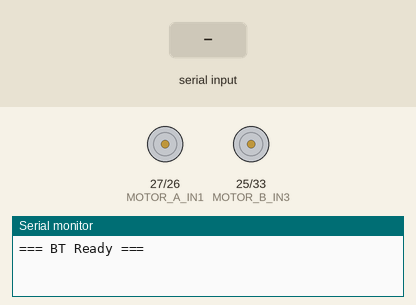
This sketch was run on a simulated ESP32. Parts: motor-driver pin pairs drawn as motors (green arrow = first pin HIGH = forward, orange = second pin HIGH = backward, longer = more drive, scaled by the enable pin), the last lines printed to the serial monitor. The test bench sets the inputs (shaded band). Nothing arrives over Bluetooth unless stated.

Above: at 2.2 s.
2.3 s: "w" received over the second serial link
At 3.1 s:
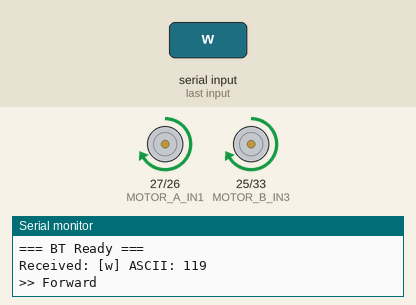
3.8 s: "s" received over the second serial link
At 4.2 s:
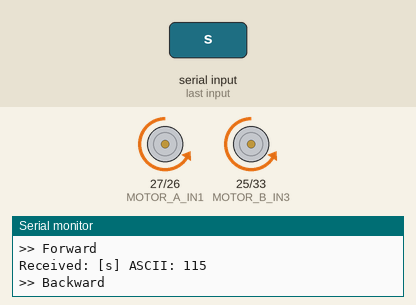
5.3 s: "a" received over the second serial link
At 6.5 s:
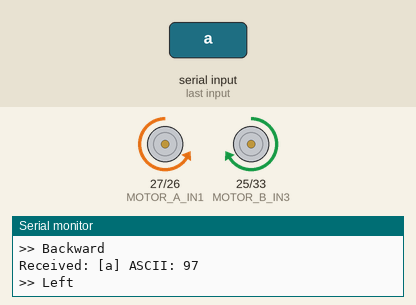
6.8 s: "d" received over the second serial link
At 7.7 s:
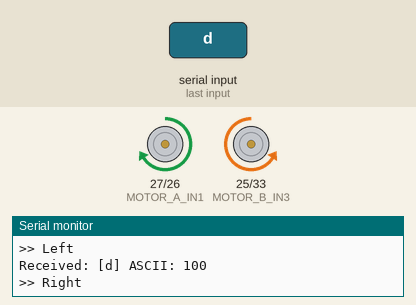
Timing chart, 0 to 9.3 s (numbered marks = the images above; inputs shaded):
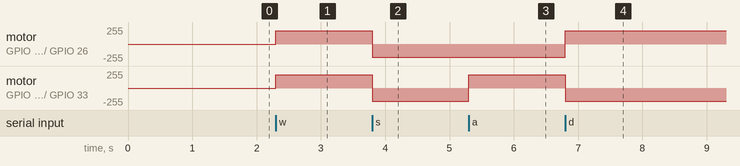

The sketch:

rc_car.ino
```cpp
#include "BluetoothSerial.h"

#if !defined(CONFIG_BT_ENABLED) || !defined(CONFIG_BLUEDROID_ENABLED)
  #error "Bluetooth is not enabled!"
#endif

BluetoothSerial SerialBT;

#define MOTOR_A_IN1   27
#define MOTOR_A_IN2   26
#define MOTOR_A_EN    14

#define MOTOR_B_IN3   25
#define MOTOR_B_IN4   33
#define MOTOR_B_EN    12

#define MOTOR_SPEED   200
#define PWM_FREQ      5000
#define PWM_RES       8

bool btConnected = false;

void moveForward();
void moveBackward();
void turnLeft();
void turnRight();
void stopMotors();

void btCallback(esp_spp_cb_event_t event, esp_spp_cb_param_t *param) {
  if (event == ESP_SPP_SRV_OPEN_EVT) {
    Serial.println(">> Client Connected!");
    btConnected = true;
  }
  if (event == ESP_SPP_CLOSE_EVT) {
    Serial.println(">> Client Disconnected!");
    btConnected = false;
    stopMotors();
  }
}

void setup() {
  Serial.begin(115200);
  delay(1000);

  SerialBT.register_callback(btCallback);
  SerialBT.begin("ESP32_RC_Car");
  Serial.println("=== BT Ready ===");

  pinMode(MOTOR_A_IN1, OUTPUT);
  pinMode(MOTOR_A_IN2, OUTPUT);
  pinMode(MOTOR_B_IN3, OUTPUT);
  pinMode(MOTOR_B_IN4, OUTPUT);

  ledcAttach(MOTOR_A_EN, PWM_FREQ, PWM_RES);
  ledcAttach(MOTOR_B_EN, PWM_FREQ, PWM_RES);

  stopMotors();
}

void loop() {
  if (SerialBT.available()) {
    char cmd = SerialBT.read();
    Serial.print("Received: [");
    Serial.print(cmd);
    Serial.print("] ASCII: ");
    Serial.println((int)cmd);      // keep this during testing so you can see all button chars

    switch (cmd) {
      case 'w': moveForward();  Serial.println(">> Forward");  break;
      case 's': moveBackward(); Serial.println(">> Backward"); break;
      case 'a': turnLeft();     Serial.println(">> Left");     break;
      case 'd': turnRight();    Serial.println(">> Right");    break;
      case 'x': stopMotors();   Serial.println(">> Stop");     break;
      default:  break;
    }
  }
}

void moveForward() {
  digitalWrite(MOTOR_A_IN1, HIGH);
  digitalWrite(MOTOR_A_IN2, LOW);
  digitalWrite(MOTOR_B_IN3, HIGH);
  digitalWrite(MOTOR_B_IN4, LOW);
  ledcWrite(MOTOR_A_EN, MOTOR_SPEED);
  ledcWrite(MOTOR_B_EN, MOTOR_SPEED);
}
void moveBackward() {
  digitalWrite(MOTOR_A_IN1, LOW);
  digitalWrite(MOTOR_A_IN2, HIGH);
  digitalWrite(MOTOR_B_IN3, LOW);
  digitalWrite(MOTOR_B_IN4, HIGH);
  ledcWrite(MOTOR_A_EN, MOTOR_SPEED);
  ledcWrite(MOTOR_B_EN, MOTOR_SPEED);
}
void turnLeft() {
  digitalWrite(MOTOR_A_IN1, LOW);
  digitalWrite(MOTOR_A_IN2, HIGH);
  digitalWrite(MOTOR_B_IN3, HIGH);
  digitalWrite(MOTOR_B_IN4, LOW);
  ledcWrite(MOTOR_A_EN, MOTOR_SPEED);
  ledcWrite(MOTOR_B_EN, MOTOR_SPEED);
}
void turnRight() {
  digitalWrite(MOTOR_A_IN1, HIGH);
  digitalWrite(MOTOR_A_IN2, LOW);
  digitalWrite(MOTOR_B_IN3, LOW);
  digitalWrite(MOTOR_B_IN4, HIGH);
  ledcWrite(MOTOR_A_EN, MOTOR_SPEED);
  ledcWrite(MOTOR_B_EN, MOTOR_SPEED);
}
void stopMotors() {
  digitalWrite(MOTOR_A_IN1, LOW);
  digitalWrite(MOTOR_A_IN2, LOW);
  digitalWrite(MOTOR_B_IN3, LOW);
  digitalWrite(MOTOR_B_IN4, LOW);
  ledcWrite(MOTOR_A_EN, 0);
  ledcWrite(MOTOR_B_EN, 0);
}
```

Measured:
- after the input at 2.3 s, motor on GPIO 27 (MOTOR_A_IN1) / GPIO 26 (MOTOR_A_IN2), motor on GPIO 25 (MOTOR_B_IN3) / GPIO 33 (MOTOR_B_IN4): stopped → forward 199/255 at once
- after the input at 3.8 s, motor on GPIO 27 (MOTOR_A_IN1) / GPIO 26 (MOTOR_A_IN2), motor on GPIO 25 (MOTOR_B_IN3) / GPIO 33 (MOTOR_B_IN4): forward 199/255 → backward 199/255 at once
- after the input at 5.3 s, motor on GPIO 25 (MOTOR_B_IN3) / GPIO 33 (MOTOR_B_IN4): backward 199/255 → forward 199/255 at once
- after the input at 6.8 s, motor on GPIO 27 (MOTOR_A_IN1) / GPIO 26 (MOTOR_A_IN2): backward 199/255 → forward 199/255 at once; motor on GPIO 25 (MOTOR_B_IN3) / GPIO 33 (MOTOR_B_IN4): forward 199/255 → backward 199/255 at once
